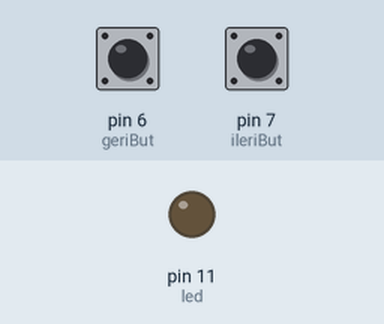
A sketch run on a simulated Arduino Uno, built with avr-gcc and run on an emulated ATmega328P. Parts: output pins drawn as LEDs (lit = HIGH). The test bench sets the inputs (shaded band); at power-on: pin 7 (ileriBut) LOW, pin 6 (geriBut) LOW.

Above: at 1.2 s.
1.3 s: pin 7 (ileriBut) pulled HIGH for 0.15 s
At 2.6 s:
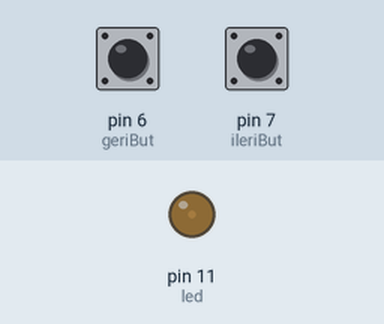
2.9 s: pin 6 (geriBut) pulled HIGH for 0.15 s
At 4.0 s:
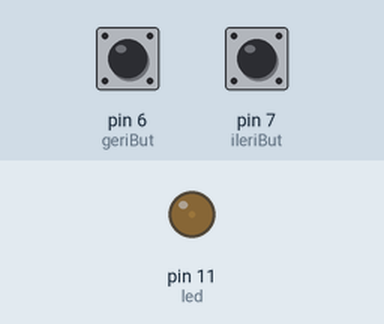
4.5 s: pin 6 (geriBut) pulled HIGH for 1 s
At 6.5 s:
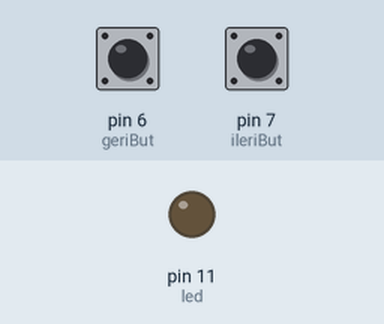
7.0 s: pin 7 (ileriBut) pulled HIGH for 1 s
At 8.4 s:
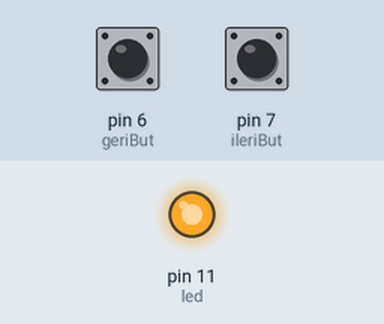
9.5 s: pin 7 (ileriBut) pulled HIGH for 3.2 s
At 13.1 s:
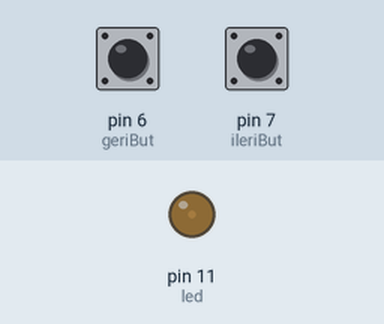
14.2 s: pin 7 (ileriBut) pulsed HIGH 5 times (0.12 s each, 0.3 s apart)
At 16.0 s:
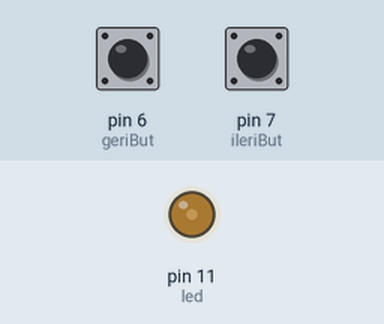
Timing chart, 0 to 17.5 s (numbered marks = the images above; inputs shaded):
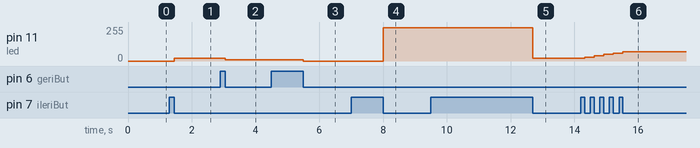

The sketch:

index.ino
```cpp
const int led=11;
const int ileriBut=7;
const int geriBut=6;
int degPWM=10;
void setup() {
 pinMode(led,OUTPUT);
 pinMode(ileriBut,INPUT);
 pinMode(geriBut,INPUT);
}
void loop() {
 if(digitalRead(ileriBut)){
 while(digitalRead(ileriBut)){ };
 degPWM+=10;
 analogWrite(led,degPWM);
 }
 if(degPWM==250)
 degPWM=10;


 if(digitalRead(geriBut)){
 while(digitalRead(geriBut)){ };
 degPWM-=10;
 analogWrite(led,degPWM); }
 if(degPWM==0)
 degPWM=240; }
```

Measured:
- after the input at 1.3 s, pin 11 (led): 0/255 → 20/255 after 0.15 s
- after the input at 2.9 s, pin 11 (led): 20/255 → 10/255 after 0.15 s
- after the input at 4.5 s, pin 11 (led): 10/255 → 0/255 after 1.0 s
- after the input at 7.0 s, pin 11 (led): 0/255 → 250/255 after 1.0 s
- after the input at 9.5 s, pin 11 (led): 250/255 → 20/255 after 3.2 s
- after the input at 14.2 s, pin 11 (led): moves from 20/255 to 70/255 over 1.2 s, starting after 0.12 s
